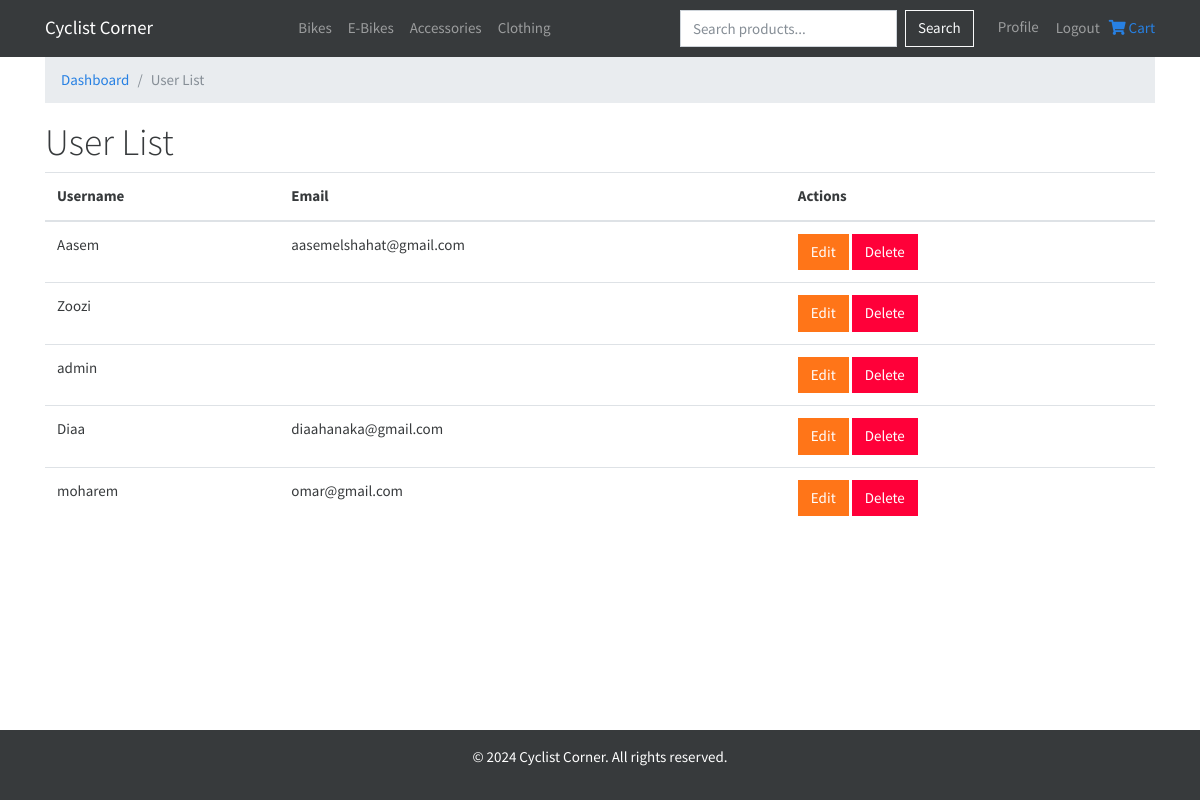
/admin-panel/users/ (signed in), run on the app's committed database.
### myshop/users/models.py (models this page shows)
class CustomUser(AbstractUser):
    profile_picture = models.ImageField(upload_to='profile_pics/', null=True, blank=True)
    groups = models.ManyToManyField(
        'auth.Group',
        related_name='customuser_set',  # Change the related_name
        blank=True,
        help_text='The groups this user belongs to.',
        verbose_name='groups',
    )
    user_permissions = models.ManyToManyField(
        'auth.Permission',
        related_name='customuser_set',  # Change the related_name
        blank=True,
        help_text='Specific permissions for this user.',
        verbose_name='user permissions',
    )

### myshop/admin_panel/views.py (the view)
# urls.py: path('users/', user_list, name='admin_user_list'),
@login_required
@user_passes_test(is_admin)
def user_list(request):
    users = CustomUser.objects.all()
    context = {
        'users': users,
        'breadcrumbs': get_breadcrumbs('User List'),
    }
    return render(request, 'admin_panel/user_list.html', context)

### myshop/admin_panel/views.py (called while the page is built)
def is_admin(user):
    return user.is_superuser

def get_breadcrumbs(current_page):
    breadcrumbs = [
        {'name': 'Dashboard', 'url': '/admin-panel/'}
    ]
    if current_page != 'Dashboard':
        breadcrumbs.append({'name': current_page, 'url': ''})
    return breadcrumbs

### myshop/admin_panel/templates/admin_panel/user_list.html
{% extends "base.html" %} {% block content %}
<nav aria-label="breadcrumb">
  <ol class="breadcrumb">
    {% for breadcrumb in breadcrumbs %}
    <li
      class="breadcrumb-item {% if forloop.last %}active{% endif %}"
      {%
      if
      forloop.last
      %}aria-current="page"
      {%
      endif
      %}
    >
      {% if not forloop.last %}
      <a href="{{ breadcrumb.url }}">{{ breadcrumb.name }}</a>
      {% else %} {{ breadcrumb.name }} {% endif %}
    </li>
    {% endfor %}
  </ol>
</nav>
<h1>User List</h1>
<table class="table">
  <thead>
    <tr>
      <th>Username</th>
      <th>Email</th>
      <th>Actions</th>
    </tr>
  </thead>
  <tbody>
    {% for user in users %}
    <tr>
      <td>{{ user.username }}</td>
      <td>{{ user.email }}</td>
      <td>
        <a href="{% url 'admin_user_update' user.id %}" class="btn btn-warning"
          >Edit</a
        >
        <a href="{% url 'admin_user_delete' user.id %}" class="btn btn-danger"
          >Delete</a
        >
      </td>
    </tr>
    {% endfor %}
  </tbody>
</table>
{% endblock %}

### myshop/static/css/styles.css (style rules this page uses)
body { display: flex; flex-direction: column; min-height: 100vh; }

### data on the page
CustomUser: username "Aasem", email "aasemelshahat@gmail.com"
CustomUser: username "Zoozi"
CustomUser: username "admin"
CustomUser: username "Diaa", email "diaahanaka@gmail.com"
CustomUser: username "moharem", email "omar@gmail.com"

### other printed values
{{ breadcrumb.name }} "Dashboard"
{{ breadcrumb.name }} "User List"
